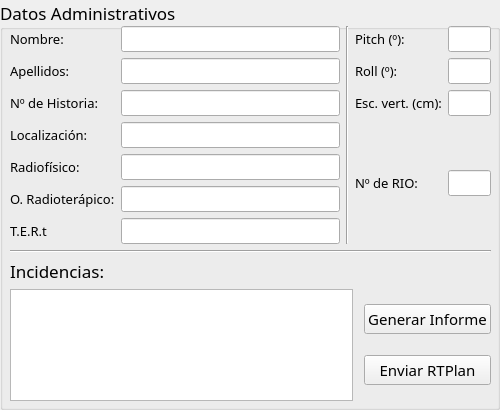
         <widget class="QGroupBox" name="groupBox_6">
          <property name="font">
           <font>
            <family>Lucida Sans</family>
            <pointsize>13</pointsize>
           </font>
          </property>
          <property name="autoFillBackground">
           <bool>false</bool>
          </property>
          <property name="title">
           <string>Datos Administrativos</string>
          </property>
          <widget class="QWidget" name="verticalLayoutWidget_4">
           <property name="geometry">
            <rect>
             <x>10</x>
             <y>20</y>
             <width>481</width>
             <height>381</height>
            </rect>
           </property>
           <layout class="QVBoxLayout" name="verticalLayout_5">
            <property name="topMargin">
             <number>6</number>
            </property>
            <item>
             <layout class="QHBoxLayout" name="horizontalLayout_3" stretch="3,0,1">
              <item>
               <layout class="QFormLayout" name="formLayout_9">
                <item row="0" column="0">
                 <widget class="QLabel" name="label_18">
                  <property name="font">
                   <font>
                    <family>Lucida Sans</family>
                    <pointsize>10</pointsize>
                   </font>
                  </property>
                  <property name="text">
                   <string>Nombre:</string>
                  </property>
                 </widget>
                </item>
                <item row="0" column="1">
                 <widget class="QLineEdit" name="NameEdit">
                  <property name="font">
                   <font>
                    <family>Lucida Sans</family>
                    <pointsize>10</pointsize>
                   </font>
                  </property>
                 </widget>
                </item>
                <item row="2" column="0">
                 <widget class="QLabel" name="label_20">
                  <property name="font">
                   <font>
                    <family>Lucida Sans</family>
                    <pointsize>10</pointsize>
                   </font>
                  </property>
                  <property name="text">
                   <string>Nº de Historia:</string>
                  </property>
                 </widget>
                </item>
                <item row="2" column="1">
                 <widget class="QLineEdit" name="IDEdit">
                  <property name="font">
                   <font>
                    <family>Lucida Sans</family>
                    <pointsize>10</pointsize>
                   </font>
                  </property>
                 </widget>
                </item>
                <item row="3" column="0">
                 <widget class="QLabel" name="label_21">
                  <property name="font">
                   <font>
                    <family>Lucida Sans</family>
                    <pointsize>10</pointsize>
                   </font>
                  </property>
                  <property name="text">
                   <string>Localización:</string>
                  </property>
                 </widget>
                </item>
                <item row="3" column="1">
                 <widget class="QLineEdit" name="SiteEdit">
                  <property name="font">
                   <font>
                    <family>Lucida Sans</family>
                    <pointsize>10</pointsize>
                   </font>
                  </property>
                 </widget>
                </item>
                <item row="4" column="0">
                 <widget class="QLabel" name="label_22">
                  <property name="font">
                   <font>
                    <family>Lucida Sans</family>
                    <pointsize>10</pointsize>
                   </font>
                  </property>
                  <property name="text">
                   <string>Radiofísico:</string>
                  </property>
                 </widget>
                </item>
                <item row="4" column="1">
                 <widget class="QLineEdit" name="PhysicistEdit">
                  <property name="font">
                   <font>
                    <family>Lucida Sans</family>
                    <pointsize>10</pointsize>
                   </font>
                  </property>
                 </widget>
                </item>
                <item row="5" column="0">
                 <widget class="QLabel" name="label_23">
                  <property name="font">
                   <font>
                    <family>Lucida Sans</family>
                    <pointsize>10</pointsize>
                   </font>
                  </property>
                  <property name="text">
                   <string>O. Radioterápico:</string>
                  </property>
                 </widget>
                </item>
                <item row="5" column="1">
                 <widget class="QLineEdit" name="OncologistEdit">
                  <property name="font">
                   <font>
                    <family>Lucida Sans</family>
                    <pointsize>10</pointsize>
                   </font>
                  </property>
                 </widget>
                </item>
                <item row="6" column="0">
                 <widget class="QLabel" name="label_24">
                  <property name="font">
                   <font>
                    <family>Lucida Sans</family>
                    <pointsize>10</pointsize>
                   </font>
                  </property>
                  <property name="text">
                   <string>T.E.R.t</string>
                  </property>
                 </widget>
                </item>
                <item row="6" column="1">
                 <widget class="QLineEdit" name="TechnologistEdit">
                  <property name="font">
                   <font>
                    <family>Lucida Sans</family>
                    <pointsize>10</pointsize>
                   </font>
                  </property>
                 </widget>
                </item>
                <item row="1" column="0">
                 <widget class="QLabel" name="label_31">
                  <property name="font">
                   <font>
                    <family>Lucida Sans</family>
                    <pointsize>10</pointsize>
                   </font>
                  </property>
                  <property name="text">
                   <string>Apellidos:</string>
                  </property>
                 </widget>
                </item>
                <item row="1" column="1">
                 <widget class="QLineEdit" name="SurnameEdit">
                  <property name="font">
                   <font>
                    <family>Lucida Sans</family>
                    <pointsize>10</pointsize>
                   </font>
                  </property>
                 </widget>
                </item>
               </layout>
              </item>
              <item>
               <widget class="Line" name="line_2">
                <property name="orientation">
                 <enum>Qt::Vertical</enum>
                </property>
               </widget>
              </item>
              <item>
               <layout class="QFormLayout" name="formLayout_10">
                <item row="0" column="0">
                 <widget class="QLabel" name="label_27">
                  <property name="font">
                   <font>
                    <family>Lucida Sans</family>
                    <pointsize>10</pointsize>
                   </font>
                  </property>
                  <property name="text">
                   <string>Pitch (º):</string>
                  </property>
                 </widget>
                </item>
                <item row="0" column="1">
                 <widget class="QLineEdit" name="PitchEdit">
                  <property name="font">
                   <font>
                    <family>Lucida Sans</family>
                    <pointsize>10</pointsize>
                   </font>
                  </property>
                 </widget>
                </item>
                <item row="1" column="0">
                 <widget class="QLabel" name="label_28">
                  <property name="font">
                   <font>
                    <family>Lucida Sans</family>
                    <pointsize>10</pointsize>
                   </font>
                  </property>
                  <property name="text">
                   <string>Roll (º):</string>
                  </property>
                 </widget>
                </item>
                <item row="1" column="1">
                 <widget class="QLineEdit" name="RollEdit">
                  <property name="font">
                   <font>
                    <family>Lucida Sans</family>
                    <pointsize>10</pointsize>
                   </font>
                  </property>
                 </widget>
                </item>
                <item row="2" column="0">
                 <widget class="QLabel" name="label_29">
                  <property name="font">
                   <font>
                    <family>Lucida Sans</family>
                    <pointsize>10</pointsize>
                   </font>
                  </property>
                  <property name="text">
                   <string>Esc. vert. (cm):</string>
                  </property>
                 </widget>
                </item>
                <item row="2" column="1">
                 <widget class="QLineEdit" name="VerticalEdit">
                  <property name="font">
                   <font>
                    <family>Lucida Sans</family>
                    <pointsize>10</pointsize>
                   </font>
                  </property>
                 </widget>
                </item>
                <item row="3" column="0">
                 <spacer name="verticalSpacer_2">
                  <property name="orientation">
                   <enum>Qt::Vertical</enum>
                  </property>
                  <property name="sizeHint" stdset="0">
                   <size>
                    <width>20</width>
                    <height>40</height>
                   </size>
                  </property>
                 </spacer>
                </item>
                <item row="5" column="0">
                 <spacer name="verticalSpacer">
                  <property name="orientation">
                   <enum>Qt::Vertical</enum>
                  </property>
                  <property name="sizeHint" stdset="0">
                   <size>
                    <width>20</width>
                    <height>40</height>
                   </size>
                  </property>
                 </spacer>
                </item>
                <item row="4" column="0">
                 <widget class="QLabel" name="label_25">
                  <property name="font">
                   <font>
                    <family>Lucida Sans</family>
                    <pointsize>10</pointsize>
                   </font>
                  </property>
                  <property name="text">
                   <string>Nº de RIO:</string>
                  </property>
                 </widget>
                </item>
                <item row="4" column="1">
                 <widget class="QLineEdit" name="IORTnumberEdit">
                  <property name="font">
                   <font>
                    <family>Lucida Sans</family>
                    <pointsize>10</pointsize>
                   </font>
                  </property>
                 </widget>
                </item>
               </layout>
              </item>
             </layout>
            </item>
            <item>
             <widget class="Line" name="line">
              <property name="orientation">
               <enum>Qt::Horizontal</enum>
              </property>
             </widget>
            </item>
            <item>
             <widget class="QLabel" name="label_26">
              <property name="text">
               <string>Incidencias:</string>
              </property>
             </widget>
            </item>
            <item>
             <layout class="QHBoxLayout" name="horizontalLayout_4">
              <item>
               <widget class="QPlainTextEdit" name="CommentsEdit">
                <property name="font">
                 <font>
                  <family>Lucida Sans</family>
                  <pointsize>10</pointsize>
                 </font>
                </property>
                <property name="plainText">
                 <string/>
                </property>
               </widget>
              </item>
              <item>
               <layout class="QVBoxLayout" name="verticalLayout_2">
                <property name="leftMargin">
                 <number>5</number>
                </property>
                <item>
                 <widget class="QPushButton" name="pushreport">
                  <property name="sizePolicy">
                   <sizepolicy hsizetype="Minimum" vsizetype="Fixed">
                    <horstretch>0</horstretch>
                    <verstretch>0</verstretch>
                   </sizepolicy>
                  </property>
                  <property name="font">
                   <font>
                    <family>Lucida Sans</family>
                    <pointsize>11</pointsize>
                   </font>
                  </property>
                  <property name="text">
                   <string>Generar Informe</string>
                  </property>
                  <property name="icon">
                   <iconset resource="main.qrc">
                    <normaloff>:/icons/res/generate-report-icon-blue.svg</normaloff>:/icons/res/generate-report-icon-blue.svg</iconset>
                  </property>
                 </widget>
                </item>
                <item>
                 <widget class="QPushButton" name="pushsend">
                  <property name="font">
                   <font>
                    <family>Lucida Sans</family>
                    <pointsize>11</pointsize>
                   </font>
                  </property>
                  <property name="text">
                   <string>Enviar RTPlan</string>
                  </property>
                  <property name="icon">
                   <iconset resource="main.qrc">
                    <normaloff>:/icons/res/curved-arrow-icon.svg</normaloff>:/icons/res/curved-arrow-icon.svg</iconset>
                  </property>
                 </widget>
                </item>
               </layout>
              </item>
             </layout>
            </item>
           </layout>
          </widget>
         </widget>
